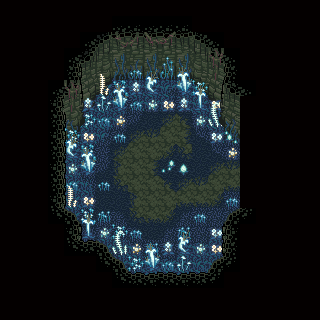

A level layout from a 2D game, rendered from its tile map. Below: a short description, then the map file with tile-grid data replaced by summaries:
An orthogonal 20x20 tile map with 16x16 px tiles, 5 tile layers (Natural Lower Chip, Natural Walls, Natural Upper Chip, Natural Wall Sidings, ...), 3 hidden layers not drawn, 2 tilesets and 4 objects (3x Event, item).

<map version="1.0" orientation="orthogonal" renderorder="right-down" width="20" height="20" tilewidth="16" tileheight="16" nextobjectid="52">
 <properties>
  <property name="bgm" value="shape" />
  <property name="period" value="10" />
  <property name="radio" value="What is that you're reading? It looks... familiar. Almost like my old logbooks." />
 </properties>
 <tileset firstgid="1" source="../tilesets/natural.tsx" />
 <tileset firstgid="481" source="../tilesets/artificial.tsx" />
 <layer name="Artificial Lower Chip" width="20" height="20" visible="0">
  <properties>
   <property name="z" value="0.0" />
  </properties>
  <data>[400 cells, 400 non-empty, 50 distinct tile ids]</data>
 </layer>
 <layer name="Natural Lower Chip" width="20" height="20">
  <properties>
   <property name="alt" value="true" />
   <property name="z" value="0.0" />
  </properties>
  <data>[400 cells, 400 non-empty, 31 distinct tile ids]</data>
 </layer>
 <layer name="Natural Walls" width="20" height="20">
  <properties>
   <property name="alt" value="true" />
   <property name="z" value=".1" />
  </properties>
  <data>[400 cells, 80 non-empty, 40 distinct tile ids]</data>
 </layer>
 <layer name="Artificial Upper Chip" width="20" height="20" visible="0">
  <properties>
   <property name="z" value=".5" />
  </properties>
  <data>[400 cells, 32 non-empty, 20 distinct tile ids]</data>
 </layer>
 <layer name="Natural Upper Chip" width="20" height="20">
  <properties>
   <property name="alt" value="true" />
   <property name="z" value=".5" />
  </properties>
  <data>[400 cells, 60 non-empty, 20 distinct tile ids]</data>
 </layer>
 <layer name="Natural Wall Sidings" width="20" height="20">
  <properties>
   <property name="alt" value="true" />
   <property name="z" value=".2" />
  </properties>
  <data>[400 cells, 24 non-empty, 16 distinct tile ids]</data>
 </layer>
 <objectgroup name="Object Layer">
  <properties>
   <property name="z" value=".5" />
  </properties>
  <object id="41" name="tele" type="Event" x="240" y="144" width="16" height="64">
   <properties>
    <property name="onCollide" value="teleport('sector2/2f.tmx', 2, 42)" />
   </properties>
  </object>
  <object id="48" name="arrow" type="Event" x="240" y="144" width="16" height="16">
   <properties>
    <property name="appearance" value="4dir_arrow" />
    <property name="face" value="EAST" />
   </properties>
  </object>
  <object id="50" name="arrow" type="Event" x="240" y="160" width="16" height="16">
   <properties>
    <property name="appearance" value="4dir_arrow" />
    <property name="face" value="EAST" />
   </properties>
  </object>
  <object id="51" name="Guide Notes" type="item" x="144" y="96" width="16" height="16">
   <properties>
    <property name="key" value="item_guide" />
   </properties>
  </object>
 </objectgroup>
 <layer name="Artificial Overhead Chip" width="20" height="20" visible="0">
  <properties>
   <property name="z" value="1.5" />
  </properties>
  <data>[400 cells, 1 non-empty, 1 distinct tile ids]</data>
 </layer>
 <layer name="Natural Overhead Chip" width="20" height="20">
  <properties>
   <property name="alt" value="true" />
   <property name="z" value="1.5" />
  </properties>
  <data>[400 cells, 13 non-empty, 5 distinct tile ids]</data>
 </layer>
</map>
